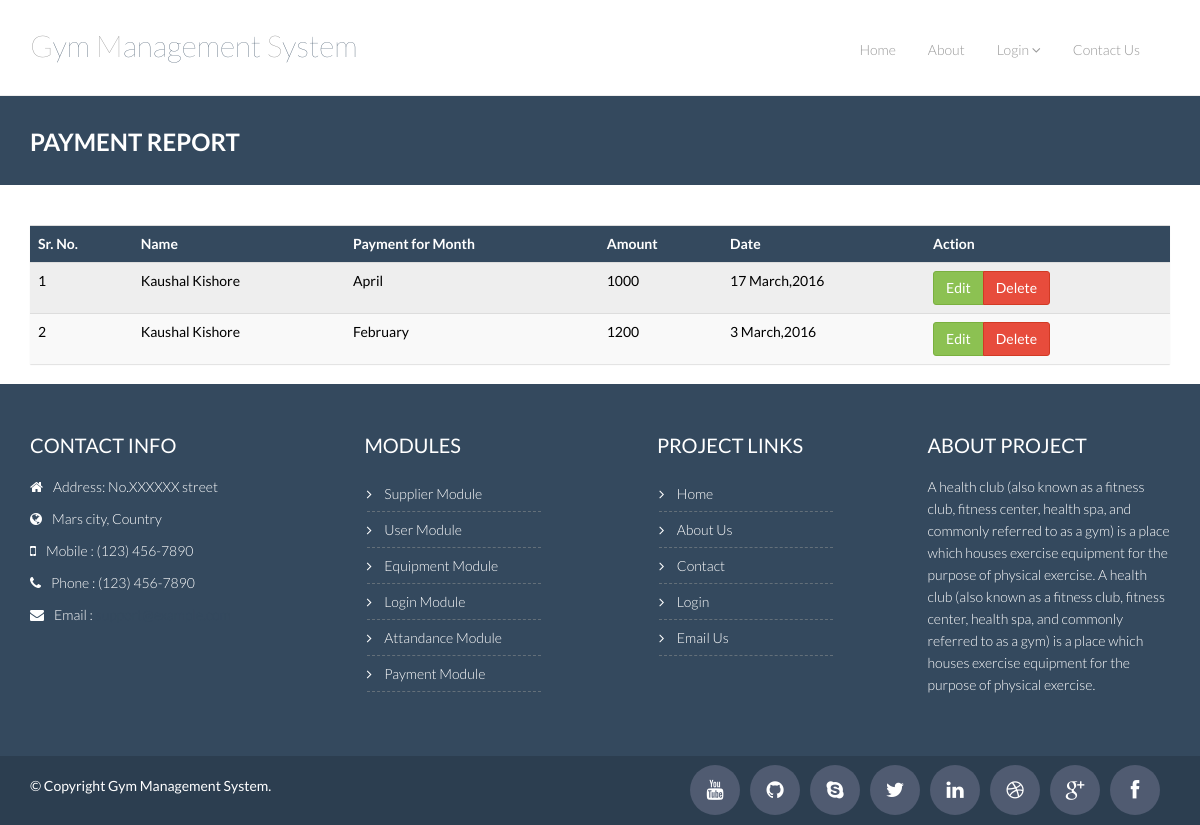
/gym_management_system/report-payment.php, run on the app's committed database.
### tables this page shows
CREATE TABLE `payment` (
  `payment_id` int(11) NOT NULL,
  `payment_user_id` varchar(255) NOT NULL,
  `payment_for_month` varchar(255) NOT NULL,
  `payment_date` varchar(255) NOT NULL,
  `payment_amount` varchar(255) NOT NULL,
  `payment_description` varchar(255) NOT NULL
);

CREATE TABLE `subscriber` (
  `subscriber_id` int(11) NOT NULL,
  `subscriber_name` varchar(255) NOT NULL,
  `subscriber_thesis` varchar(255) NOT NULL,
  `subscriber_age` varchar(255) NOT NULL,
  `subscriber_gender` varchar(255) NOT NULL,
  `subscriber_email` varchar(255) NOT NULL,
  `subscriber_password` varchar(255) NOT NULL,
  `subscriber_mobile` varchar(255) NOT NULL,
  `subscriber_package` varchar(255) NOT NULL,
  `subscriber_status` int(11) NOT NULL DEFAULT '1',
  `subscriber_image` varchar(255) NOT NULL
);

CREATE TABLE `month` (
  `month_id` int(11) NOT NULL,
  `month_name` varchar(100) NOT NULL
);

### gym_management_system/report-payment.php (the view, shortened to what this page needs)
<?php
	include_once("includes/header.php");
	include_once("includes/db_connect.php");
	$SQL="SELECT * FROM `payment`,`subscriber`,`month` WHERE payment_for_month = month_id AND payment_user_id = subscriber_id";
	$rs=mysqli_query($con,$SQL) or die(mysqli_error());
?>
    <div class="breadcrumbs">
      <div class="container">
        <div class="row">
          <div class="col-lg-4 col-sm-4">
            <h1>
              Payment Report
            </h1>
          </div>
        </div>
      </div>
    </div>
 <div class="container">
		<div class="row">
		  <div class="col-lg-12">
			<form name="frm" action="lib/payment.php" method="post">
			  <section class="panel">
				  <table class="table table-striped table-advance table-hover" style="color:#000000">
				   <tbody>
					  <tr class="bg-primary">
						<th style="background-color:#34495e; color:#FFFFFF;">Sr. No.</th>
						<th style="background-color:#34495e; color:#FFFFFF;">Name</th>
						<th style="background-color:#34495e; color:#FFFFFF;">Payment for Month</th>
						<th style="background-color:#34495e; color:#FFFFFF;">Amount</th>
						<th style="background-color:#34495e; color:#FFFFFF;">Date</th>
						<?php if($_SESSION['user_details']['user_level_id'] != 3) { ?>
						<th style="background-color:#34495e; color:#FFFFFF;"><i class="icon_cogs"></i> Action</th>
						<?php } ?>
					  </tr>
					  <?php
						$sr_no=1;
						while($data = mysqli_fetch_assoc($rs))
						{
					  ?>
					  <tr>
						<td><?=$sr_no++?></td>
						<td><?=$data[subscriber_name]?></td>
						<td><?=$data[month_name]?></td>
						<td><?=$data[payment_amount]?></td>
						<td><?=$data[payment_date]?></td>
						<?php if($_SESSION['user_details']['user_level_id'] != 3) { ?>
						 <td>
						  <div class="btn-group">
						     <a href="payment.php?payment_id=<?php echo $data[payment_id] ?>" class="btn btn-success">Edit</a>
                             <a class="delete-dialog btn btn-danger" data-id="<?php echo $data[payment_id] ?>" data-toggle="modal" href="#myModal-2">Delete</a>
						  </div>
						  </td>
						  <?php } ?>
					  </tr>
					  <?php } ?>
				   </tbody>
				</table>
			  </section>
			 </form>
		  </div>
	  </div>
	</div>
		<?php include_once("includes/footer.php"); ?>
  </body>
</html>

### gym_management_system/css/theme.css (style rules this page uses)
body { padding-top: 70px; padding-bottom: 30px; }

### gym_management_system/css/component.css (style rules this page uses)
body { position: relative; }

### gym_management_system/css/style.css (style rules this page uses)
body { color: #797979; font-family: 'Lato', sans-serif; padding: 0px !important; margin: 0px !important; font-size: 14px; }
a, a:hover, a:focus { text-decoration: none; outline: none; }
h1, h2, h3, h4, h5, h6 { font-family: 'Lato', sans-serif; }
a { color: #444e67 }
.breadcrumbs { background: #34495e; color: #fff; padding: 30px 0; margin-bottom: 40px; }
.breadcrumbs h1 { font-size: 24px; font-weight: 600; margin: 3px 0 0; text-transform: uppercase; }
.panel { z-index: 100; box-shadow: 0 1px 1px rgba(0,0,0,0.12); border-radius: 1px; -moz-border-radius: 1px; -webkit-border-radius: 1px; }
.btn { border-radius: 4px; -webkit-border-radius: 4px; -moz-border-radius: 4px; }
.btn { font-weight: 500; -webkit-border-radius: 3px; -moz-border-radius: 3px; border-radius: 3px; border: 1px solid transparent; }
.btn.btn-success { background-color: #8cc152; border: none; -webkit-transition: all .3s ease; -moz-transition: all .3s ease; -ms-transition: all .3s ease; -o-transition: all .3s ease; transition: all .3s ease; }
.btn.btn-danger { background-color: #E74c3c; border: none; -webkit-transition: all .3s ease; -moz-transition: all .3s ease; -ms-transition: all .3s ease; -o-transition: all .3s ease; transition: all .3s ease; }
.btn-group .btn.btn-success { border: 1px solid #7ab03f }
.btn-group .btn.btn-danger { border: 1px solid #d13a24 }

### data on the page
payment: subscriber.subscriber_name "Kaushal Kishore", month.month_name "April", payment_amount "1000", payment_date "17 March,2016"
payment: subscriber.subscriber_name "Kaushal Kishore", month.month_name "February", payment_amount "1200", payment_date "3 March,2016"
